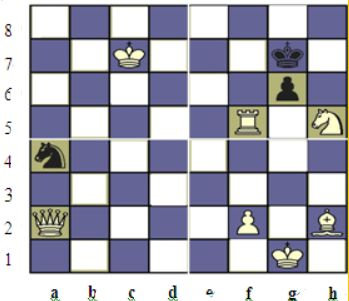
#> input picture 4_Feature matching/images/chess.jpg, 349 x 301 px, found by its file name
$ python 4.4_fast.py
#> lines starting #> are read from the running program, lines starting #| are printed output that depends on the picture
# -*- coding: utf-8 -*-
"""

"""

'''
FAST角点检测
'''
import cv2

'''1、加载图片'''
img1 = cv2.imread('chess.jpg')
#> img1 is the input picture: shape (301, 349, 3); mean B, G, R 185.3, 173.5, 173.6
img1 = cv2.resize(img1,dsize=(600,400))
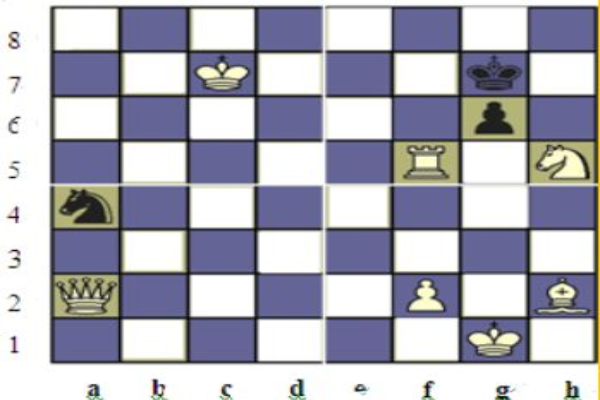
#> img1: shape (400, 600, 3); mean B, G, R 185.2, 173.4, 173.5
image1 = img1.copy()


'''2、提取特征点'''
#创建一个FAST对象，传入阈值t  可以处理RGB色彩空间图像
fast = cv2.FastFeatureDetector_create(threshold=50)
keypoints1 = fast.detect(image1,None)
#> keypoints1 = 411 keypoints; strongest (x, y, size): (18, 117, 7), (14, 338, 7), (14, 177, 7), (155, 380, 7)
#在图像上绘制关键点
#> (the run stopped early here; a loop or call above may not have finished)
